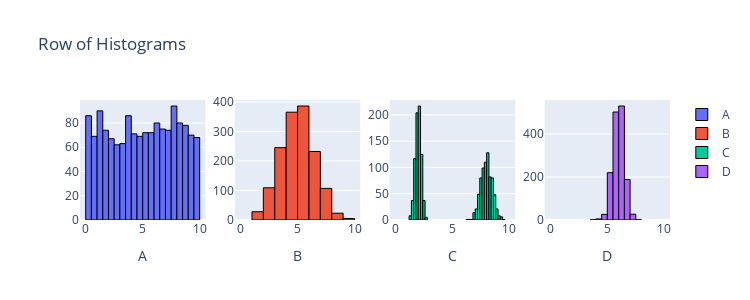

Source (notebook cell):
### Code cell
from scipy import stats
import plotly.graph_objects as go
from plotly.subplots import make_subplots
import numpy as np
import pandas as pd

n = 1500
data1 = stats.uniform.rvs(0, 10, size=n)
data2 = stats.norm.rvs(5, 1.5, size=n)
data3 = np.r_[stats.norm.rvs(2, 0.25, size=int(n/2)), stats.norm.rvs(8, 0.5, size=int(n/2))]
data4 = stats.norm.rvs(6, 0.5, size=n)

# Create DataFrame for easier statistics calculation
df = pd.DataFrame({
    'A': data1,
    'B': data2,
    'C': data3,
    'D': data4
})

# Calculate and display statistics
for col in df.columns:
    mean_np = np.mean(df[col])
    std_np = np.std(df[col], ddof=1)  # Sample standard deviation
    var_np = np.var(df[col], ddof=1)  # Sample variance
    
    mean_pd = df[col].mean()
    std_pd = df[col].std(ddof=1)  # Sample standard deviation
    var_pd = df[col].var(ddof=1)  # Sample variance
    
    print(f"Statistics for {col}:")
    print(f"  Mean (NumPy): {mean_np}, Mean (Pandas): {mean_pd}")
    print(f"  Std Dev (NumPy): {std_np}, Std Dev (Pandas): {std_pd}")
    print(f"  Variance (NumPy): {var_np}, Variance (Pandas): {var_pd}")
    print()

fig = make_subplots(rows=1, cols=4)

fig.add_trace(go.Histogram(x=data1, name='A', nbinsx=30, marker=dict(line=dict(color='black', width=1))), row=1, col=1)
fig.add_trace(go.Histogram(x=data2, name='B', nbinsx=15, marker=dict(line=dict(color='black', width=1))), row=1, col=2)
fig.add_trace(go.Histogram(x=data3, name='C', nbinsx=45, marker=dict(line=dict(color='black', width=1))), row=1, col=3)
fig.add_trace(go.Histogram(x=data4, name='D', nbinsx=15, marker=dict(line=dict(color='black', width=1))), row=1, col=4)

fig.update_layout(height=300, width=750, title_text="Row of Histograms")
fig.update_xaxes(title_text="A", row=1, col=1)
fig.update_xaxes(title_text="B", row=1, col=2)
fig.update_xaxes(title_text="C", row=1, col=3)
fig.update_xaxes(title_text="D", row=1, col=4)
fig.update_xaxes(range=[-0.5, 10.5])

for trace in fig.data:
    trace.xbins = dict(start=0, end=10)

fig.show()  # USE `fig.show(renderer="png")` FOR ALL GitHub and MarkUs SUBMISSIONS

### Figure 1 — Plotly figure (JSON) as saved in the notebook; plotly's stock layout.template omitted (floating-point values rounded to 4 significant figures; data arrays with more than 128 entries replaced by an {"elided": "..."} marker saying what was removed)
{"data": [{"marker": {"line": {"color": "black", "width": 1}}, "name": "A", "nbinsx": 30, "type": "histogram", "x": {"elided": "1500 float values"}, "xaxis": "x", "xbins": {"end": 10, "start": 0}, "yaxis": "y"}, {"marker": {"line": {"color": "black", "width": 1}}, "name": "B", "nbinsx": 15, "type": "histogram", "x": {"elided": "1500 float values"}, "xaxis": "x2", "xbins": {"end": 10, "start": 0}, "yaxis": "y2"}, {"marker": {"line": {"color": "black", "width": 1}}, "name": "C", "nbinsx": 45, "type": "histogram", "x": {"elided": "1500 float values"}, "xaxis": "x3", "xbins": {"end": 10, "start": 0}, "yaxis": "y3"}, {"marker": {"line": {"color": "black", "width": 1}}, "name": "D", "nbinsx": 15, "type": "histogram", "x": {"elided": "1500 float values"}, "xaxis": "x4", "xbins": {"end": 10, "start": 0}, "yaxis": "y4"}], "layout": {"height": 300, "title": {"text": "Row of Histograms"}, "width": 750, "xaxis": {"anchor": "y", "domain": [0, 0.2125], "range": [-0.5, 10.5], "title": {"text": "A"}}, "xaxis2": {"anchor": "y2", "domain": [0.2625, 0.475], "range": [-0.5, 10.5], "title": {"text": "B"}}, "xaxis3": {"anchor": "y3", "domain": [0.525, 0.7375], "range": [-0.5, 10.5], "title": {"text": "C"}}, "xaxis4": {"anchor": "y4", "domain": [0.7875, 1], "range": [-0.5, 10.5], "title": {"text": "D"}}, "yaxis": {"anchor": "x", "domain": [0, 1]}, "yaxis2": {"anchor": "x2", "domain": [0, 1]}, "yaxis3": {"anchor": "x3", "domain": [0, 1]}, "yaxis4": {"anchor": "x4", "domain": [0, 1]}}}
